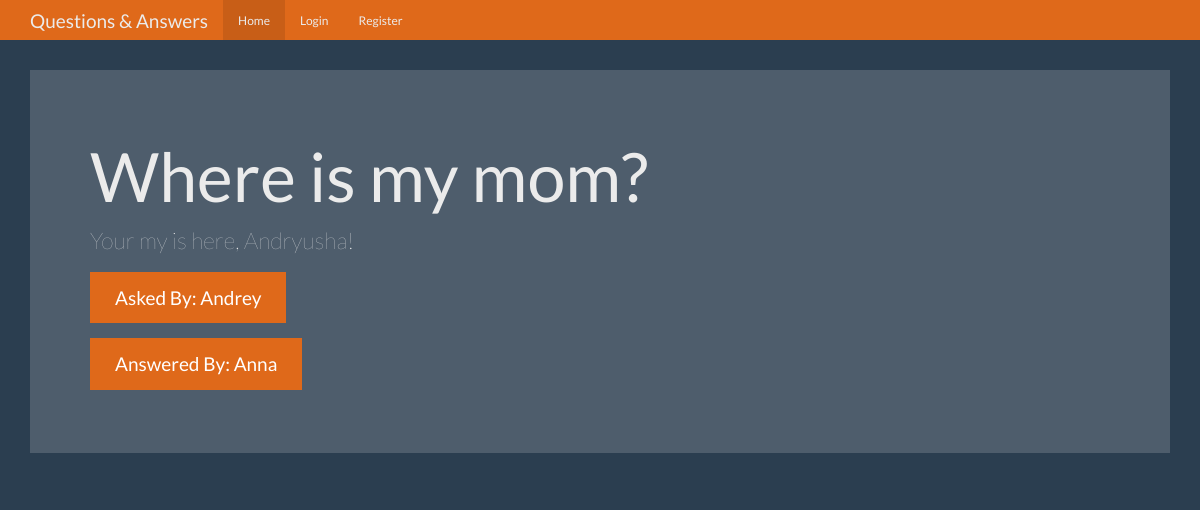
Screenshot of /question/1 with the database file from the repository.
### tables this page shows
CREATE TABLE questions (
    id integer primary key autoincrement,
    question_text text not null,
    answer_text text,
    asked_by_id integer not null,
    expert_id integer not null
);

CREATE TABLE users (
    id integer primary key autoincrement,
    name text not null,
    password text not null,
    expert boolean not null,
    admin boolean not null
);

### app.py (the view)
@app.route('/question/<question_id>')
def question(question_id):
    user = current_user_record()
    db = get_db()
    question_cur = db.execute('select questions.question_text, questions.answer_text, '
                              'askers.name as asker_name, experts.name as expert_name '
                              'from questions join users as askers on askers.id = questions.asked_by_id '
                              'join users as experts on experts.id = questions.expert_id '
                              'where questions.id = ?', [question_id])
    question_result = question_cur.fetchone()
    return render_template('question.html', user=user, question_result=question_result)

### common_funcs.py (called while the page is built)
def current_user_record():
    user_result = None
    user = session.get('user', None)
    if user:
        db = get_db()
        user_cur = db.execute('select id, name, password, expert, admin from users where name = ?', [user])
        user_result = user_cur.fetchone()
    return user_result

### database.py (called while the page is built)
def connect_db():
    sql = sqlite3.connect('questions.db')
    sql.row_factory = sqlite3.Row
    return sql

def get_db():
    if not hasattr(g, 'sqlite3_db'):
        g.sqlite3_db = connect_db()
    return g.sqlite3_db

### templates/question.html (shortened to what this page needs)
{% extends "base.html" %}
{% from "show_links.html" import show_links %}
{% block nav %}
  {{ show_links(user) }}
{% endblock %}
{% block content %}
    <div class="container theme-showcase" role="main">
      <div class="jumbotron">
        <h1>{{ question_result.question_text }}</h1>
        <p>{{ question_result.answer_text }}</p>
        <p><a class="btn btn-primary btn-lg">Asked By: {{ question_result.asker_name }}</a></p>
        <p><a class="btn btn-primary btn-lg">Answered By: {{ question_result.expert_name }}</a></p>
      </div>
    </div>
{% endblock %}

### static/theme.css (style rules this page uses)
body { padding-top: 70px; padding-bottom: 30px; }

### rows the page displays
questions: question_text "Where is my mom?", answer_text "Your my is here, Andryusha!"
users: asker_name "Andrey"
users: expert_name "Anna"
